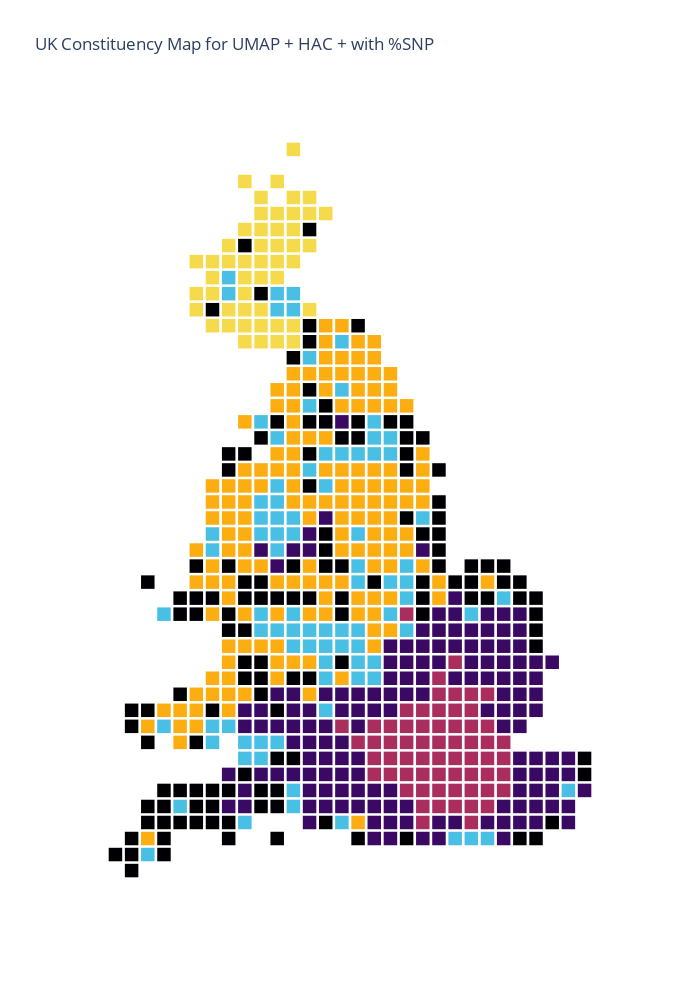

The notebook cell this image was saved under:
### Code cell
data_final_model = pd.read_csv('final_model.csv')
interactive_kpi_map(datamap = datamap, output_data = data_final_model)

### Figure 1 — Plotly figure (JSON) as saved in the notebook; plotly's stock layout.template omitted (floating-point values rounded to 4 significant figures; data arrays with more than 128 entries replaced by an {"elided": "..."} marker saying what was removed)
{"data": [{"customdata": {"elided": "133x4 str values"}, "hovertemplate": "Constituency: %{customdata[0]}<br>Region: %{customdata[1]}<br>Cluster: %{customdata[2]}<br>YouGov Seat: %{customdata[3]}", "legendgroup": "E", "marker": {"color": "#000004", "line": {"width": 0}, "size": 13.5, "symbol": "square"}, "mode": "markers", "name": "E", "orientation": "v", "showlegend": true, "type": "scatter", "x": {"elided": "133 int values"}, "xaxis": "x", "y": {"elided": "133 int values"}, "yaxis": "y"}, {"customdata": {"elided": "152x4 str values"}, "hovertemplate": "Constituency: %{customdata[0]}<br>Region: %{customdata[1]}<br>Cluster: %{customdata[2]}<br>YouGov Seat: %{customdata[3]}", "legendgroup": "D", "marker": {"color": "#FCAD12", "line": {"width": 0}, "size": 13.5, "symbol": "square"}, "mode": "markers", "name": "D", "orientation": "v", "showlegend": true, "type": "scatter", "x": {"elided": "152 int values"}, "xaxis": "x", "y": {"elided": "152 int values"}, "yaxis": "y"}, {"customdata": {"elided": "87x4 str values"}, "hovertemplate": "Constituency: %{customdata[0]}<br>Region: %{customdata[1]}<br>Cluster: %{customdata[2]}<br>YouGov Seat: %{customdata[3]}", "legendgroup": "B", "marker": {"color": "#48BFE3", "line": {"width": 0}, "size": 13.5, "symbol": "square"}, "mode": "markers", "name": "B", "orientation": "v", "showlegend": true, "type": "scatter", "x": [-2, -4, -2, -6, -6, -7, -4, -10, -10, -6, -5, -6, -6, -7, -4, -7, -5, -7, -6, -2, -3, -3, 0, 1, 1, 0, -1, -1, 0, -1, -1, 2, 1, 3, 2, 2, 2, 1, -4, -2, -3, -1, -3, -3, -3, -2, -1, -1, 0, -5, -5, -1, -4, -5, -7, -6, -7, 6, 8, 7, 6, 12, 5, 0, -2, -3, -5, -5, -6, -8, -7, -8, -7, -8, -12, -14, -5, -6, -5, -6, -9, -9, -13, -9, -13, -10, -10], "xaxis": "x", "y": [13, 15, 16, 10, 6, 6, 12, 4, 3, 5, 5, 4, 7, 11, 8, 5, 4, 4, 3, 9, 9, 7, 9, 9, 10, 10, 9, 4, 11, 2, 1, -2, -1, 5, 0, 1, 2, 1, -3, -2, -4, -2, -3, -2, -5, -3, -3, -4, -4, -1, -3, -5, -2, -2, -1, -2, -2, -1, 0, -15, -15, -12, -15, -5, -14, -7, -13, -12, -9, -14, -9, -9, -10, -10, -13, -16, 19, 19, 18, 18, 19, 20, -8, -8, -1, -8, -9], "yaxis": "y"}, {"customdata": {"elided": "147x4 str values"}, "hovertemplate": "Constituency: %{customdata[0]}<br>Region: %{customdata[1]}<br>Cluster: %{customdata[2]}<br>YouGov Seat: %{customdata[3]}", "legendgroup": "F", "marker": {"color": "#3A0963", "line": {"width": 0}, "size": 13.5, "symbol": "square"}, "mode": "markers", "name": "F", "orientation": "v", "showlegend": true, "type": "scatter", "x": {"elided": "147 int values"}, "xaxis": "x", "y": {"elided": "147 int values"}, "yaxis": "y"}, {"customdata": {"elided": "63x4 str values"}, "hovertemplate": "Constituency: %{customdata[0]}<br>Region: %{customdata[1]}<br>Cluster: %{customdata[2]}<br>YouGov Seat: %{customdata[3]}", "legendgroup": "A", "marker": {"color": "#A92E5E", "line": {"width": 0}, "size": 13.5, "symbol": "square"}, "mode": "markers", "name": "A", "orientation": "v", "showlegend": true, "type": "scatter", "x": [2, 5, 4, 7, 8, 4, 5, 7, 2, 1, 1, 6, 2, 6, 3, 4, 6, 6, 5, 1, 0, 0, 7, 5, 8, 5, 4, 8, 0, 3, 7, 5, 6, 2, 3, 2, 1, -1, 2, 4, 4, 6, 7, 4, 5, 3, 7, 7, 6, 6, 3, 8, 3, 4, 3, 4, 0, 5, 5, 6, 3, 2, -2], "xaxis": "x", "y": [-1, -4, -5, -6, -9, -12, -11, -10, -9, -9, -11, -12, -11, -6, -7, -11, -14, -13, -13, -10, -9, -10, -9, -7, -12, -6, -6, -11, -11, -8, -11, -9, -10, -10, -9, -8, -8, -9, -7, -10, -7, -7, -8, -9, -10, -10, -13, -12, -11, -8, -14, -10, -12, -13, -13, -8, -8, -12, -8, -9, -11, -12, -8], "yaxis": "y"}, {"customdata": {"elided": "49x4 str values"}, "hovertemplate": "Constituency: %{customdata[0]}<br>Region: %{customdata[1]}<br>Cluster: %{customdata[2]}<br>YouGov Seat: %{customdata[3]}", "legendgroup": "C", "marker": {"color": "#F5DB4B", "line": {"width": 0}, "size": 13.5, "symbol": "square"}, "mode": "markers", "name": "C", "orientation": "v", "showlegend": true, "type": "scatter", "x": [-4, -3, -7, -5, -8, -8, -5, -5, -6, -10, -8, -8, -6, -5, -5, -6, -6, -8, -4, -8, -7, -8, -9, -10, -9, -10, -4, -5, -11, -7, -7, -5, -7, -6, -7, -6, -6, -8, -11, -6, -5, -10, -11, -7, -7, -9, -7, -4, -9], "xaxis": "x", "y": [25, 24, 20, 23, 23, 16, 24, 17, 26, 17, 20, 21, 16, 16, 22, 23, 21, 17, 18, 26, 21, 18, 21, 21, 18, 19, 22, 25, 21, 25, 16, 21, 17, 20, 18, 17, 24, 19, 18, 22, 28, 20, 19, 23, 24, 17, 22, 24, 22], "yaxis": "y"}], "layout": {"height": 1000, "legend": {"title": {"text": "Cluster_Name"}, "tracegroupgap": 0}, "plot_bgcolor": "rgba(0, 0, 0, 0)", "showlegend": false, "title": {"text": "UK Constituency Map for UMAP + HAC + with %SNP"}, "width": 700, "xaxis": {"anchor": "y", "autorange": true, "domain": [0, 1], "range": [-18.19, 15.19], "showticklabels": false, "title": {"text": "X"}, "type": "linear", "visible": false}, "yaxis": {"anchor": "x", "autorange": true, "domain": [0, 1], "range": [-20.09, 31.09], "showticklabels": false, "title": {"text": "Y"}, "type": "linear", "visible": false}}}
